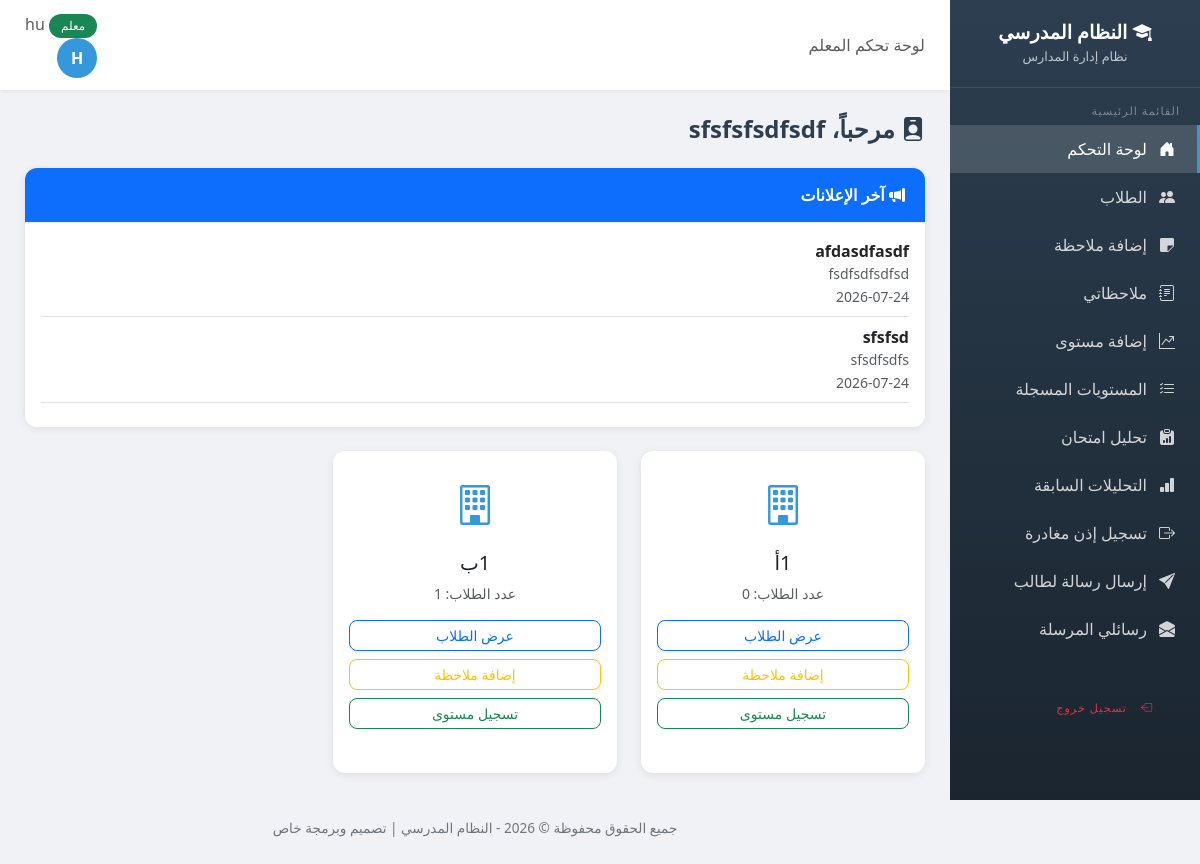
/dashboard/ (signed in), run on the app's committed database.
### school/models.py (models this page shows, shortened)
class Profile(models.Model):
    ROLE_CHOICES = [
        ('admin', 'مدير'),
        ('vice_principal', 'نائب مدير'),
        ('secretary', 'سكرتير'),
        ('teacher', 'معلم'),
        ('student', 'طالب'),
    ]
    user = models.OneToOneField(User, on_delete=models.CASCADE, related_name='profile')
    role = models.CharField('الدور', max_length=20, choices=ROLE_CHOICES, default='student')
    phone = models.CharField('رقم الهاتف', max_length=20, blank=True)

class Teacher(models.Model):
    user = models.OneToOneField(User, on_delete=models.CASCADE, related_name='teacher_profile')
    full_name = models.CharField('الاسم الكامل', max_length=200)
    email = models.EmailField('البريد الإلكتروني', blank=True)
    phone = models.CharField('رقم الهاتف', max_length=20, blank=True)
    hire_date = models.DateField('تاريخ التعيين', null=True, blank=True)
    birth_date = models.DateField('تاريخ الميلاد', null=True, blank=True)
    classes = models.ManyToManyField(Class, verbose_name='الصفوف', blank=True, related_name='teachers')
    subjects = models.ManyToManyField(Subject, verbose_name='المواد', blank=True, related_name='teachers')
    created_at = models.DateTimeField('تاريخ الإضافة', auto_now_add=True)
    class Meta:
        verbose_name = 'معلم'
        verbose_name_plural = 'المعلمون'

class Announcement(models.Model):
    title = models.CharField('العنوان', max_length=200)
    content = models.TextField('المحتوى')
    created_by = models.ForeignKey(User, on_delete=models.SET_NULL, null=True, verbose_name='الناشر')
    created_at = models.DateTimeField('تاريخ النشر', auto_now_add=True)
    is_active = models.BooleanField('نشط', default=True)
    class Meta:
        verbose_name = 'إعلان'
        verbose_name_plural = 'الإعلانات'
        ordering = ['-created_at']

class Class(models.Model):
    name = models.CharField('اسم الصف', max_length=100, unique=True)
    class Meta:
        verbose_name = 'صف'
        verbose_name_plural = 'الصفوف'

### school/views.py (the view, shortened to what this page needs)
# urls.py: path('dashboard/', views.dashboard, name='dashboard'),
@login_required
def dashboard(request):
    profile = request.user.profile
    if profile.role == 'admin':
        students_count = Student.objects.count()
        notes_count = Note.objects.count()
        teachers_count = Teacher.objects.count()
        unread_messages = Message.objects.filter(recipient__isnull=True, is_read=False).count()
        pending_agenda = Agenda.objects.filter(is_completed=False).count()
        return render(request, 'school/admin_dashboard.html', {
            'students_count': students_count,
            'notes_count': notes_count,
            'teachers_count': teachers_count,
            'unread_messages': unread_messages,
            'pending_agenda': pending_agenda,
        })
    elif profile.role == 'teacher':
        try:
            teacher = request.user.teacher_profile
            classes = teacher.classes.all()
            announcements = Announcement.objects.filter(is_active=True)[:5]
            return render(request, 'school/teacher_dashboard.html', {
                'teacher': teacher,
                'classes': classes,
                'announcements': announcements,
            })
        except Teacher.DoesNotExist:
            messages.error(request, 'لا يوجد ملف معلم مرتبط بهذا الحساب')
            return redirect('logout')

### templates/school/teacher_dashboard.html (shortened to what this page needs)
{% extends 'school/base.html' %}
{% block page_heading %}لوحة تحكم المعلم{% endblock %}
{% block content %}
<div class="d-flex justify-content-between align-items-center mb-4">
    <h4 class="page-title mb-0">
        <i class="bi bi-person-badge-fill"></i> مرحباً، {{ teacher.full_name }}
    </h4>
</div>
{% if announcements %}
<div class="card mb-4">
    <div class="card-header bg-primary text-white">
        <i class="bi bi-megaphone-fill"></i> آخر الإعلانات
    </div>
    <div class="card-body">
        {% for a in announcements %}
        <div class="mb-2 pb-2 border-bottom">
            <strong>{{ a.title }}</strong>
            <p class="mb-0 text-muted small">{{ a.content|truncatewords:40 }}</p>
            <small class="text-muted">{{ a.created_at|date:"Y-m-d" }}</small>
        </div>
        {% empty %}
        <p class="text-muted mb-0">لا توجد إعلانات حالياً</p>
        {% endfor %}
    </div>
</div>
{% endif %}
{% if classes %}
<div class="row g-4">
    {% for class_obj in classes %}
    <div class="col-md-4">
        <div class="card h-100">
            <div class="card-body text-center py-4">
                <i class="bi bi-building" style="font-size: 2.5rem; color: #3498db;"></i>
                <h5 class="mt-3">{{ class_obj.name }}</h5>
                <p class="text-muted small">
                    عدد الطلاب: {{ class_obj.students.count }}
                </p>
                <div class="d-grid gap-2">
                    <a href="{% url 'student_list' %}" class="btn btn-outline-primary btn-sm">عرض الطلاب</a>
                    <a href="{% url 'add_note' %}" class="btn btn-outline-warning btn-sm">إضافة ملاحظة</a>
                    <a href="{% url 'add_student_level' %}" class="btn btn-outline-success btn-sm">تسجيل مستوى</a>
                </div>
            </div>
        </div>
    </div>
    {% endfor %}
</div>
{% else %}
<div class="empty-state">
    <i class="bi bi-journal-text"></i>
    <h5>لم يتم تحديد الصفوف لك بعد</h5>
    <p class="text-muted">يرجى التواصل مع الإدارة لربطك بالصفوف</p>
</div>
{% endif %}
{% endblock %}

### templates/school/base.html (shortened to what this page needs)
<!DOCTYPE html>
<html lang="ar" dir="rtl">
<head>
    <link href="https://cdn.jsdelivr.net/npm/bootstrap@5.3.0/dist/css/bootstrap.min.css" rel="stylesheet">
    <link href="https://cdn.jsdelivr.net/npm/bootstrap@5.3.0/dist/css/bootstrap.rtl.min.css" rel="stylesheet">
    <link rel="stylesheet" href="https://cdn.jsdelivr.net/npm/bootstrap-icons@1.11.0/font/bootstrap-icons.css">
    <link href="https://cdn.jsdelivr.net/npm/select2@4.1.0-rc.0/dist/css/select2.min.css" rel="stylesheet" />
    <link href="https://cdn.jsdelivr.net/npm/select2-bootstrap-5-theme@1.3.0/dist/select2-bootstrap-5-theme.rtl.min.css" rel="stylesheet" />
</head>
<body>
    {% if user.is_authenticated %}
    <div class="sidebar" id="sidebar">
        <div class="brand">
            <h4><i class="bi bi-mortarboard-fill"></i> النظام المدرسي</h4>
            <small>نظام إدارة المدارس</small>
        </div>
        <div class="nav-section">القائمة الرئيسية</div>
        {% if user.profile.role == 'admin' %}
        <a href="{% url 'dashboard' %}" class="nav-link {% if request.resolver_match.url_name == 'dashboard' %}active{% endif %}">
            <i class="bi bi-house-door-fill"></i> لوحة التحكم
        </a>
        <a href="{% url 'reports_overview' %}" class="nav-link {% if 'reports' in request.resolver_match.url_name %}active{% endif %}">
            <i class="bi bi-bar-chart-fill"></i> التقارير
        </a>
        <div class="nav-section">الطلاب</div>
        <a href="{% url 'student_list' %}" class="nav-link {% if 'student' in request.resolver_match.url_name and 'add' not in request.resolver_match.url_name %}active{% endif %}">
            <i class="bi bi-people-fill"></i> جميع الطلاب
        </a>
        <a href="{% url 'add_student' %}" class="nav-link {% if request.resolver_match.url_name == 'add_student' %}active{% endif %}">
            <i class="bi bi-person-plus-fill"></i> إضافة طالب
        </a>
        <a href="{% url 'note_list' %}" class="nav-link {% if 'note' in request.resolver_match.url_name %}active{% endif %}">
            <i class="bi bi-sticky-fill"></i> الملاحظات
        </a>
        <a href="{% url 'student_level_list' %}" class="nav-link {% if 'level' in request.resolver_match.url_name %}active{% endif %}">
            <i class="bi bi-graph-up-arrow"></i> مستويات الطلاب
        </a>
        <div class="nav-section">المعلمون</div>
        <a href="{% url 'teacher_list' %}" class="nav-link {% if 'teacher' in request.resolver_match.url_name %}active{% endif %}">
            <i class="bi bi-person-badge-fill"></i> جميع المعلمين
        </a>
        <a href="{% url 'add_teacher' %}" class="nav-link {% if request.resolver_match.url_name == 'add_teacher' %}active{% endif %}">
            <i class="bi bi-person-plus-fill"></i> إضافة معلم
        </a>
        <div class="nav-section">الإدارة</div>
        <a href="{% url 'class_list' %}" class="nav-link {% if 'class' in request.resolver_match.url_name %}active{% endif %}">
            <i class="bi bi-building"></i> الصفوف الدراسية
        </a>
        <a href="{% url 'subject_list' %}" class="nav-link {% if 'subject' in request.resolver_match.url_name %}active{% endif %}">
            <i class="bi bi-book-fill"></i> المواد الدراسية
        </a>
        <a href="{% url 'announcement_list' %}" class="nav-link {% if 'announcement' in request.resolver_match.url_name %}active{% endif %}">
            <i class="bi bi-megaphone-fill"></i> الإعلانات
        </a>
        <a href="{% url 'agenda_list' %}" class="nav-link {% if 'agenda' in request.resolver_match.url_name %}active{% endif %}">
            <i class="bi bi-calendar-check-fill"></i> الأجندة اليومية
        </a>
        <a href="{% url 'leave_list' %}" class="nav-link {% if 'leave' in request.resolver_match.url_name %}active{% endif %}">
            <i class="bi bi-box-arrow-right"></i> أذونات المغادرة
        </a>
        <a href="{% url 'exam_analysis_list' %}" class="nav-link {% if 'exam' in request.resolver_match.url_name %}active{% endif %}">
            <i class="bi bi-clipboard-data-fill"></i> تحليل الامتحانات
        </a>
        <div class="nav-section">الرسائل</div>
        <a href="{% url 'message_list' %}" class="nav-link {% if request.resolver_match.url_name == 'message_list' %}active{% endif %}">
            <i class="bi bi-envelope-fill"></i> رسائل أولياء الأمور
        </a>
        <a href="{% url 'send_message' %}" class="nav-link {% if request.resolver_match.url_name == 'send_message' %}active{% endif %}">
            <i class="bi bi-send-fill"></i> إرسال رسالة
        </a>
        <a href="{% url 'sent_messages' %}" class="nav-link {% if request.resolver_match.url_name == 'sent_messages' %}active{% endif %}">
            <i class="bi bi-send-check-fill"></i> الرسائل المرسلة
        </a>
        <div class="nav-section">الإعدادات</div>
        <a href="{% url 'lesson_link_list' %}" class="nav-link {% if 'lesson_link' in request.resolver_match.url_name %}active{% endif %}">
            <i class="bi bi-camera-video-fill"></i> روابط الحصص
        </a>
        <a href="{% url 'whatsapp_settings' %}" class="nav-link {% if 'whatsapp' in request.resolver_match.url_name %}active{% endif %}">
            <i class="bi bi-whatsapp"></i> إعدادات واتساب
        </a>
        <a href="{% url 'account_list' %}" class="nav-link {% if 'account' in request.resolver_match.url_name %}active{% endif %}">
            <i class="bi bi-people-fill"></i> الحسابات والصلاحيات
        </a>
        {% elif user.profile.role == 'teacher' %}
        <a href="{% url 'dashboard' %}" class="nav-link {% if request.resolver_match.url_name == 'dashboard' %}active{% endif %}">
            <i class="bi bi-house-door-fill"></i> لوحة التحكم
        </a>
        <a href="{% url 'student_list' %}" class="nav-link {% if 'student' in request.resolver_match.url_name %}active{% endif %}">
            <i class="bi bi-people-fill"></i> الطلاب
        </a>
        <a href="{% url 'add_note' %}" class="nav-link {% if request.resolver_match.url_name == 'add_note' %}active{% endif %}">
            <i class="bi bi-sticky-fill"></i> إضافة ملاحظة
        </a>
        <a href="{% url 'note_list' %}" class="nav-link {% if 'note' in request.resolver_match.url_name and request.resolver_match.url_name != 'add_note' %}active{% endif %}">
            <i class="bi bi-journal-text"></i> ملاحظاتي
        </a>
        <a href="{% url 'add_student_level' %}" class="nav-link {% if request.resolver_match.url_name == 'add_student_level' %}active{% endif %}">
            <i class="bi bi-graph-up-arrow"></i> إضافة مستوى
        </a>
        <a href="{% url 'student_level_list' %}" class="nav-link {% if 'level' in request.resolver_match.url_name %}active{% endif %}">
            <i class="bi bi-list-check"></i> المستويات المسجلة
        </a>
        <a href="{% url 'add_exam_analysis' %}" class="nav-link {% if request.resolver_match.url_name == 'add_exam_analysis' %}active{% endif %}">
            <i class="bi bi-clipboard-data-fill"></i> تحليل امتحان
        </a>
        <a href="{% url 'exam_analysis_list' %}" class="nav-link {% if 'exam' in request.resolver_match.url_name %}active{% endif %}">
            <i class="bi bi-bar-chart-fill"></i> التحليلات السابقة
        </a>
        <a href="{% url 'add_leave' %}" class="nav-link">
            <i class="bi bi-box-arrow-right"></i> تسجيل إذن مغادرة
        </a>
        <a href="{% url 'send_message' %}" class="nav-link">
            <i class="bi bi-send-fill"></i> إرسال رسالة لطالب
        </a>
        <a href="{% url 'sent_messages' %}" class="nav-link">
            <i class="bi bi-envelope-open-fill"></i> رسائلي المرسلة
        </a>
        {% endif %}
        <div class="nav-section" style="margin-top: 20px;">
            <a href="{% url 'logout' %}" class="nav-link text-danger">
                <i class="bi bi-box-arrow-left"></i> تسجيل خروج
            </a>
        </div>
    </div>
    <div class="main-content">
        <div class="top-bar">
            <div>
                <span class="d-none d-md-inline text-muted">{% block page_heading %}{% endblock %}</span>
            </div>
            <div class="user-info">
                <a href="{% url 'my_account' %}" class="text-decoration-none text-reset">
                    <span class="text-muted d-none d-sm-inline">
                        <span class="badge bg-{% if user.profile.role == 'admin' %}danger{% elif user.profile.role == 'teacher' %}success{% else %}info{% endif %}">
                            {{ user.profile.get_role_display }}
                        </span>
                        {{ user.first_name|default:user.username }}
                    </span>
                    <div class="avatar">{{ user.first_name|first|default:user.username|first|upper }}</div>
                </a>
            </div>
        </div>
        <div class="page-content">
            {% block content %}{% endblock %}
        </div>
        <div class="footer">
            <p>جميع الحقوق محفوظة &copy; {% now "Y" %} - النظام المدرسي | تصميم وبرمجة خاص</p>
        </div>
    </div>
    {% endif %}
</body>
</html>

### data on the page
Teacher: full_name "sfsfsfsdfsdf"
Announcement: title "afdasdfasdf", content "fsdfsdfsdfsd", created_at "2026-07-24"
Announcement: title "sfsfsd", content "sfsdfsdfs", created_at "2026-07-24"
Class: name "1أ", students.count "0"
Class: name "1ب", students.count "1"

### other printed values
{{ user.profile.get_role_display }} "معلم"
{{ user.first_name|default:user.username }} "hu"
{{ user.first_name|first|default:user.username|first|upper }} "H"
